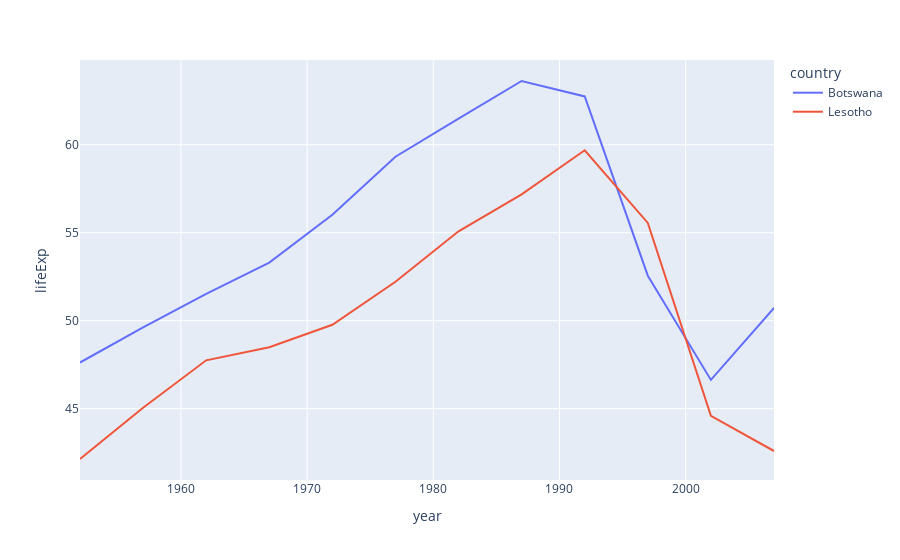

Write notebook code for a chart like this one.
### Code cell
fig = px.line(df, x="year", y="lifeExp",
              color="country",
              )

fig.show()

### Figure 1 — Plotly figure (JSON) as saved in the notebook; plotly's stock layout.template omitted (floating-point values rounded to 4 significant figures)
{"data": [{"hovertemplate": "country=Botswana<br>year=%{x}<br>lifeExp=%{y}<extra></extra>", "legendgroup": "Botswana", "line": {"color": "#636efa", "dash": "solid"}, "marker": {"symbol": "circle"}, "mode": "lines", "name": "Botswana", "orientation": "v", "showlegend": true, "type": "scatter", "x": [1952, 1957, 1962, 1967, 1972, 1977, 1982, 1987, 1992, 1997, 2002, 2007], "xaxis": "x", "y": [47.62, 49.62, 51.52, 53.3, 56.02, 59.32, 61.48, 63.62, 62.74, 52.56, 46.63, 50.73], "yaxis": "y"}, {"hovertemplate": "country=Lesotho<br>year=%{x}<br>lifeExp=%{y}<extra></extra>", "legendgroup": "Lesotho", "line": {"color": "#EF553B", "dash": "solid"}, "marker": {"symbol": "circle"}, "mode": "lines", "name": "Lesotho", "orientation": "v", "showlegend": true, "type": "scatter", "x": [1952, 1957, 1962, 1967, 1972, 1977, 1982, 1987, 1992, 1997, 2002, 2007], "xaxis": "x", "y": [42.14, 45.05, 47.75, 48.49, 49.77, 52.21, 55.08, 57.18, 59.69, 55.56, 44.59, 42.59], "yaxis": "y"}], "layout": {"legend": {"title": {"text": "country"}, "tracegroupgap": 0}, "margin": {"t": 60}, "xaxis": {"anchor": "y", "domain": [0, 1], "title": {"text": "year"}}, "yaxis": {"anchor": "x", "domain": [0, 1], "title": {"text": "lifeExp"}}}}
